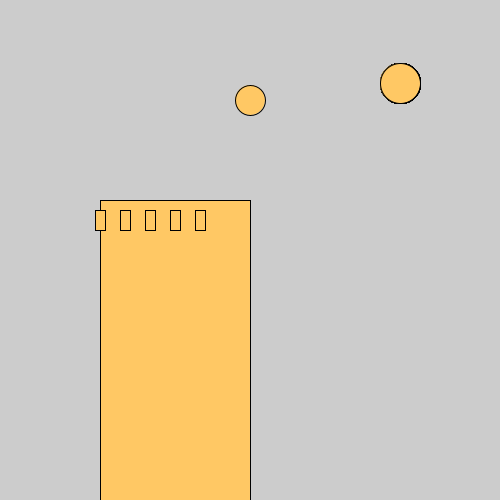
Frame 1 (no input)
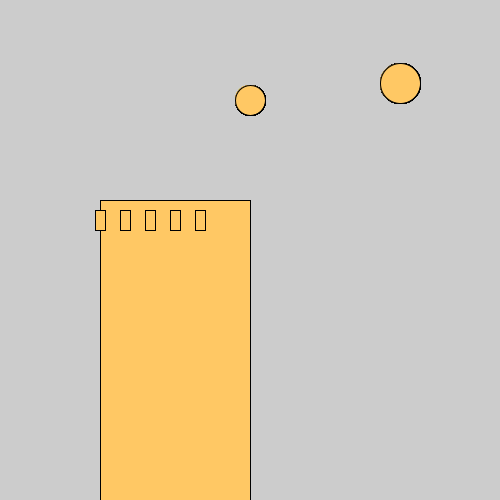
Frame 60 (the mouse pressed at the canvas centre just before this capture)
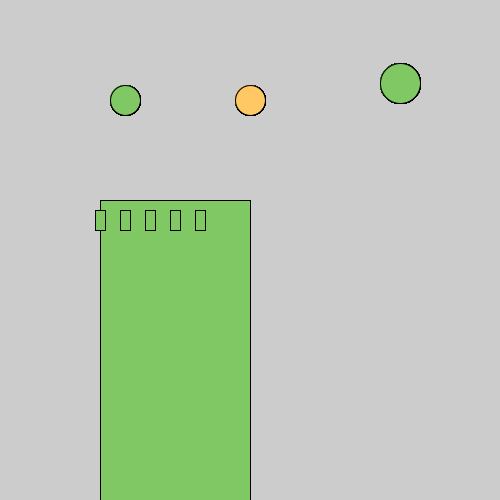
Frame 120 (the mouse held since frame 60 and released just before this capture)

The Processing sketch that drew these frames (run headless with seeded random() and noise(); from frame 60 on, the mouse is pressed at the canvas centre):

// Processing sketch: Ashley_Kuo___Map_functions
// ── Ashley_Kuo___Map_functions.pde
float x = 100;
float y = 200;
float w = 150;
float h = 300;


void setup() {
  
  size(500, 500);
 
}

void draw() {
  fill(map(mouseX, 0, width, 255, 0), 200, 100);
  circle(map(mouseX, 0, width, width/2, 0), 100, 30);//reverse of the mouse location, a line of circles
 
   rect(x, y, w, h);
  
  float window1x = map(1, 1, 7, x, x+w);
  float window2x = map(2, 1, 7, x, x+w);
  float window3x = map(3, 1, 7, x, x+w);
  float window4x = map(4, 1, 7, x, x+w);
  float window5x = map(5, 1, 7, x, x+w);
  rect(window1x - 5, y + 10, 10, 20);
  rect(window2x - 5, y + 10, 10, 20);
  rect(window3x - 5, y + 10, 10, 20);
  rect(window4x - 5, y + 10, 10, 20);
  rect(window5x - 5, y + 10, 10, 20);
  
  for(int i = 0; i < width; i++) {
   float y = map(1, 0, 6, 0, height);
   circle(400, y, 40);
  }
}
